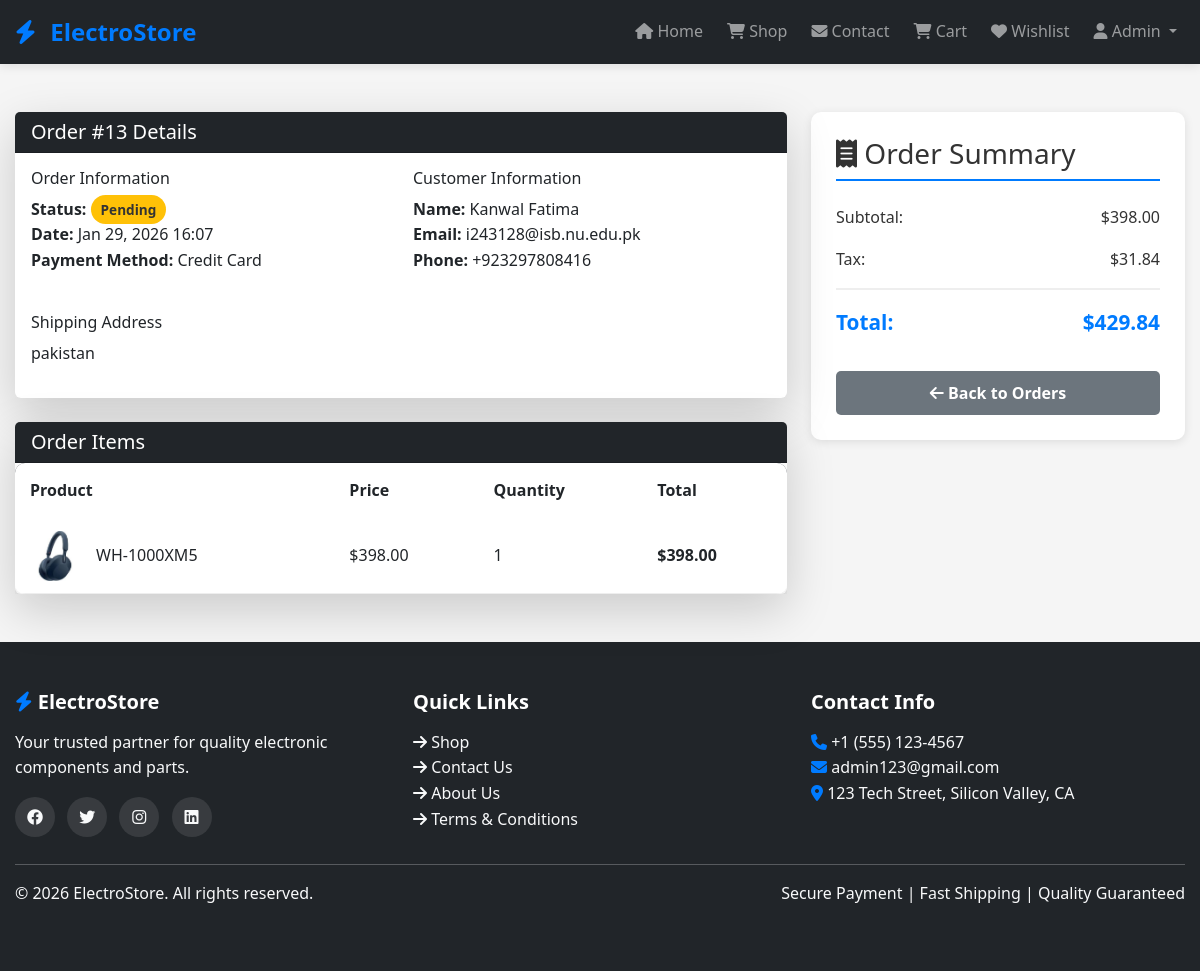
/frontend/pages/order-details.php?id=13 (signed in), run on the app's committed database.
### tables this page shows
CREATE TABLE `orders` (
  `id` int(11) NOT NULL,
  `user_id` int(11) NOT NULL,
  `total_amount` decimal(10,2) NOT NULL,
  `status` enum('pending','processing','shipped','delivered','cancelled') DEFAULT 'pending',
  `payment_method` varchar(50) DEFAULT NULL,
  `shipping_address` text DEFAULT NULL,
  `created_at` timestamp NOT NULL DEFAULT current_timestamp(),
  `updated_at` timestamp NOT NULL DEFAULT current_timestamp() ON UPDATE current_timestamp()
);

CREATE TABLE `users` (
  `id` int(11) NOT NULL,
  `name` varchar(100) NOT NULL,
  `email` varchar(100) NOT NULL,
  `password` varchar(255) NOT NULL,
  `phone` varchar(20) DEFAULT NULL,
  `address` varchar(255) DEFAULT NULL,
  `city` varchar(100) DEFAULT NULL,
  `state` varchar(100) DEFAULT NULL,
  `zipcode` varchar(20) DEFAULT NULL,
  `country` varchar(100) DEFAULT NULL,
  `role` enum('customer','admin') DEFAULT 'customer',
  `created_at` timestamp NOT NULL DEFAULT current_timestamp(),
  `updated_at` timestamp NOT NULL DEFAULT current_timestamp() ON UPDATE current_timestamp(),
  `zip` varchar(20) DEFAULT NULL
);

CREATE TABLE `order_items` (
  `id` int(11) NOT NULL,
  `order_id` int(11) NOT NULL,
  `product_id` int(11) NOT NULL,
  `quantity` int(11) NOT NULL,
  `price` decimal(10,2) NOT NULL
);

CREATE TABLE `products` (
  `id` int(11) NOT NULL,
  `name` varchar(100) NOT NULL,
  `description` text DEFAULT NULL,
  `category` varchar(50) NOT NULL,
  `brand` varchar(50) NOT NULL,
  `price` decimal(10,2) NOT NULL,
  `stock` int(11) DEFAULT 0,
  `image` varchar(255) DEFAULT NULL,
  `rating` float DEFAULT 0,
  `reviews` int(11) DEFAULT 0,
  `created_at` timestamp NOT NULL DEFAULT current_timestamp(),
  `updated_at` timestamp NOT NULL DEFAULT current_timestamp() ON UPDATE current_timestamp()
);

### frontend/pages/order-details.php (the view, shortened to what this page needs)
<?php
include('../../backend/includes/header.php');
if(isset($_GET['id'])) {
    $order_id = intval($_GET['id']);
    $order = mysqli_query($conn, "SELECT o.*, u.name, u.email, u.phone, u.address FROM orders o JOIN users u ON o.user_id = u.id WHERE o.id=$order_id");
    if($order && mysqli_num_rows($order) > 0) {
        $order_data = mysqli_fetch_assoc($order);
        $order_items = mysqli_query($conn, "SELECT oi.*, p.name, p.image FROM order_items oi JOIN products p ON oi.product_id = p.id WHERE oi.order_id=$order_id");
        $back_url = 'my_orders.php';
?>
<div class="container my-5">
    <div class="row">
        <div class="col-lg-8">
            <div class="card shadow-lg border-0 mb-4">
                <div class="card-header bg-dark text-white">
                    <h5 class="mb-0">Order #<?php echo $order_data['id']; ?> Details</h5>
                </div>
                <div class="card-body">
                    <div class="row mb-4">
                        <div class="col-md-6">
                            <h6>Order Information</h6>
                            <p>
                                <strong>Status:</strong> <span
                                    class="status-badge status-<?php echo $order_data['status']; ?>"><?php echo ucfirst($order_data['status']); ?></span><br>
                                <strong>Date:</strong>
                                <?php echo date('M d, Y H:i', strtotime($order_data['created_at'])); ?><br>
                                <strong>Payment Method:</strong>
                                <?php echo htmlspecialchars($order_data['payment_method']); ?>
                            </p>
                        </div>
                        <div class="col-md-6">
                            <h6>Customer Information</h6>
                            <p>
                                <strong>Name:</strong> <?php echo htmlspecialchars($order_data['name']); ?><br>
                                <strong>Email:</strong> <?php echo htmlspecialchars($order_data['email']); ?><br>
                                <strong>Phone:</strong> <?php echo htmlspecialchars($order_data['phone']); ?>
                            </p>
                        </div>
                    </div>
                    <h6>Shipping Address</h6>
                    <p>
                        <?php
                        $shipping = $order_data['shipping_address'] ?: $order_data['address'];
                        echo htmlspecialchars($shipping);
                        ?>
                    </p>
                </div>
            </div>
            <div class="card shadow-lg border-0">
                <div class="card-header bg-dark text-white">
                    <h5 class="mb-0">Order Items</h5>
                </div>
                <div class="table-responsive">
                    <table class="table table-hover mb-0">
                        <thead>
                            <tr>
                                <th>Product</th>
                                <th>Price</th>
                                <th>Quantity</th>
                                <th>Total</th>
                            </tr>
                        </thead>
                        <tbody>
                            <?php while($item = mysqli_fetch_assoc($order_items)): ?>
                            <tr>
                                <td>
                                    <div class="d-flex align-items-center gap-3">
                                        <img src="../assets/images/<?php echo $item['image']; ?>" alt=""
                                            style="width: 50px; height: 50px; object-fit: cover; border-radius: 5px;"
                                            onerror="this.src='https://via.placeholder.com/50?text=No+Image'">
                                        <?php echo htmlspecialchars($item['name']); ?>
                                    </div>
                                </td>
                                <td>$<?php echo $item['price']; ?></td>
                                <td><?php echo $item['quantity']; ?></td>
                                <td><strong>$<?php echo number_format($item['price'] * $item['quantity'], 2); ?></strong>
                                </td>
                            </tr>
                            <?php endwhile; ?>
                        </tbody>
                    </table>
                </div>
            </div>
        </div>
        <div class="col-lg-4">
            <div class="cart-summary">
                <h3><i class="fas fa-receipt"></i> Order Summary</h3>
                <div class="summary-row">
                    <span>Subtotal:</span>
                    <span>$<?php echo number_format($order_data['total_amount'] / 1.08, 2); ?></span>
                </div>
                <div class="summary-row">
                    <span>Tax:</span>
                    <span>$<?php echo number_format($order_data['total_amount'] * 0.08 / 1.08, 2); ?></span>
                </div>
                <div class="summary-row total">
                    <span>Total:</span>
                    <span>$<?php echo number_format($order_data['total_amount'], 2); ?></span>
                </div>
                <a href="<?php echo htmlspecialchars($back_url); ?>" class="btn btn-secondary w-100 mt-3">
                    <i class="fas fa-arrow-left"></i> Back to Orders
                </a>
            </div>
        </div>
    </div>
</div>
<?php
    } else {
        echo '<div class="container my-5"><div class="alert alert-danger"><i class="fas fa-exclamation-circle"></i> Order not found</div></div>';
    }
}
include('../../backend/includes/footer.php');
?>

### frontend/assets/style.css (style rules this page uses)
:root { --primary-color: #007bff; --secondary-color: #6c757d; --success-color: #28a745; --danger-color: #dc3545; --warning-color: #ffc107; --dark-color: #343a40; --light-color: #f8f9fa; }
* { margin: 0; padding: 0; box-sizing: border-box; }
body { font-family: 'Segoe UI', Tahoma, Geneva, Verdana, sans-serif; background-color: #f5f5f5; color: #333; line-height: 1.6; }
.btn { padding: 10px 30px; border-radius: 5px; font-weight: 600; transition: all 0.3s ease; display: inline-block; text-decoration: none; cursor: pointer; border: none; }
.btn-secondary { background-color: var(--secondary-color); color: white; }
.cart-summary { background: white; padding: 25px; border-radius: 10px; box-shadow: 0 2px 10px rgba(0, 0, 0, 0.1); max-width: 400px; margin-left: auto; }
.cart-summary h3 { margin-bottom: 1.5rem; border-bottom: 2px solid var(--primary-color); padding-bottom: 0.5rem; }
.summary-row { display: flex; justify-content: space-between; margin-bottom: 1rem; font-size: 1rem; }
.summary-row.total { font-size: 1.3rem; font-weight: 700; color: var(--primary-color); border-top: 2px solid #eee; padding-top: 1rem; margin-top: 1rem; }
.table { background: white; border-radius: 10px; overflow: hidden; box-shadow: 0 2px 10px rgba(0, 0, 0, 0.1); }
.table thead { background-color: var(--dark-color); color: white; }
.table th { padding: 15px; font-weight: 600; border: none; }
.table td { padding: 12px 15px; vertical-align: middle; }
.table tbody tr { border-bottom: 1px solid #eee; transition: background-color 0.2s ease; }
.status-badge { padding: 5px 10px; border-radius: 20px; font-size: 0.85rem; font-weight: 600; }
.status-pending { background-color: var(--warning-color); color: #333; }
.container { max-width: 1200px; margin: 0 auto; padding: 0 15px; }

### data on the page
orders: id "13", status "Pending", created_at "Jan 29, 2026 16:07", payment_method "Credit Card", user.name "Kanwal Fatima", user.email "i243128@isb.nu.edu.pk", user.phone "+923297808416", user.address "pakistan", $order_data['total_amount']/1.08 "398.00", $order_data['total_amount']*0.08/1.08 "31.84", total_amount "429.84"
order_items: product.image (picture), product.name "WH-1000XM5", price "398.00", quantity "1", $item['price']*$item['quantity'] "398.00"

### other printed values
substr($_SESSION['name'], 0, 10) "Admin"
